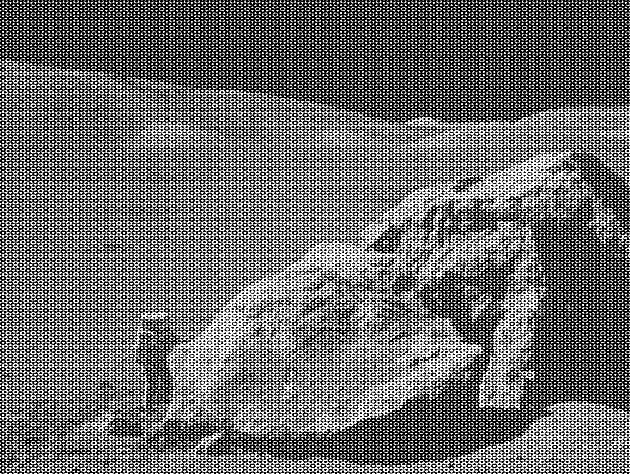
#> input picture Bandreject Filter/question_1.tif.tif, 630 x 474 px, found by its file name
$ python 'Notch-Reject Filter.py'
#> lines starting #> are read from the running program, lines starting #| are printed output that depends on the picture; after the words box and inside, x2 and y2 are one past the last pixel; in counts of white or black regions, pixels touching at a corner belong together
import cv2
import numpy as np
import matplotlib.pyplot as plt


def notch_reject_filter(shape, d0=9, u_k=0, v_k=0): #IDEAL NOTCH REJECT
    P, Q = shape
    # Initialize filter with zeros
    H = np.zeros((P, Q))

    # Traverse through filter
    for u in range(0, P):
        for v in range(0, Q):
            # Get euclidean distance from point D(u,v) to the center
            D_uv = np.sqrt((u - P / 2 + u_k) ** 2 + (v - Q / 2 + v_k) ** 2)
            D_muv = np.sqrt((u - P / 2 - u_k) ** 2 + (v - Q / 2 - v_k) ** 2)

            if D_uv <= d0 or D_muv <= d0:
                H[u, v] = 0.0
            else:
                H[u, v] = 1.0

    return H


img = cv2.imread('question_1.tif.tif', 0)
#> img is the input picture: shape (474, 630); min 0, max 255, mean 108.1

img_shape = img.shape
#> img_shape = (474, 630)

H1 = notch_reject_filter(img_shape, 4, 38, 30)
#> after the loop in notch_reject_filter, `for u in range(0, P):`:
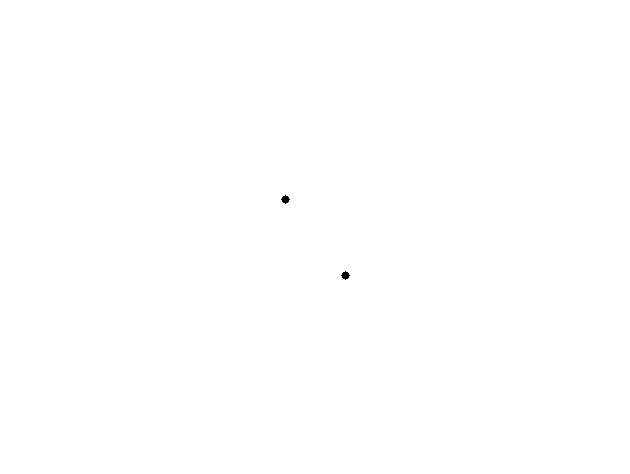
#> H: shape (474, 630) float64; values 0 (black) and 1 (white), 100% white; 2 black regions, box (x1, y1, x2, y2) and area: (281, 195, 290, 204) 49, (341, 271, 350, 280) 49
H2 = notch_reject_filter(img_shape, 4, -42, 27)
#> after the loop in notch_reject_filter (call 2), `for u in range(0, P):`: H: shape (474, 630) float64; values 0 (black) and 1 (white), 100% white; 2 black regions, box (x1, y1, x2, y2) and area: (338, 191, 347, 200) 49, (284, 275, 293, 284) 49
H3 = notch_reject_filter(img_shape, 2, 80, 30)
#> after the loop in notch_reject_filter (call 3), `for u in range(0, P):`: H: shape (474, 630) float64; values 0 (black) and 1 (white), 100% white; black in thin lines or dots, all inside (x1, y1, x2, y2) = (283, 155, 348, 320)
H4 = notch_reject_filter(img_shape, 2, -82, 28)
#> after the loop in notch_reject_filter (call 4), `for u in range(0, P):`: H: shape (474, 630) float64; values 0 (black) and 1 (white), 100% white; black in thin lines or dots, all inside (x1, y1, x2, y2) = (285, 153, 346, 322)

f = np.fft.fft2(img)
fshift = np.fft.fftshift(f)

NotchFilter = H1 * H2 * H3 * H4
NotchRejectCenter = fshift * NotchFilter
NotchReject = np.fft.ifftshift(NotchRejectCenter)
inverse_NotchReject = np.fft.ifft2(NotchReject)  # Compute the inverse DFT of the result

Result = np.abs(inverse_NotchReject)


display = plt.figure()
display.add_subplot(1,2, 1)
plt.imshow(img,"gray"), plt.title("Original")
display.add_subplot(1,2, 2)
plt.imshow(Result,"gray"), plt.title("Notch Reject Filter")
plt.show(block=True)
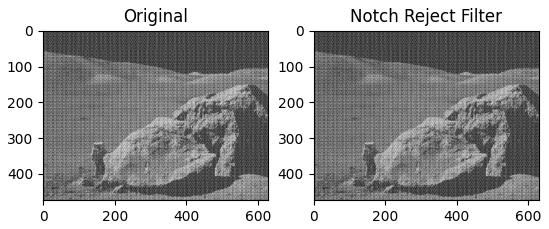
#> figure drawn by matplotlib, 2 panels
